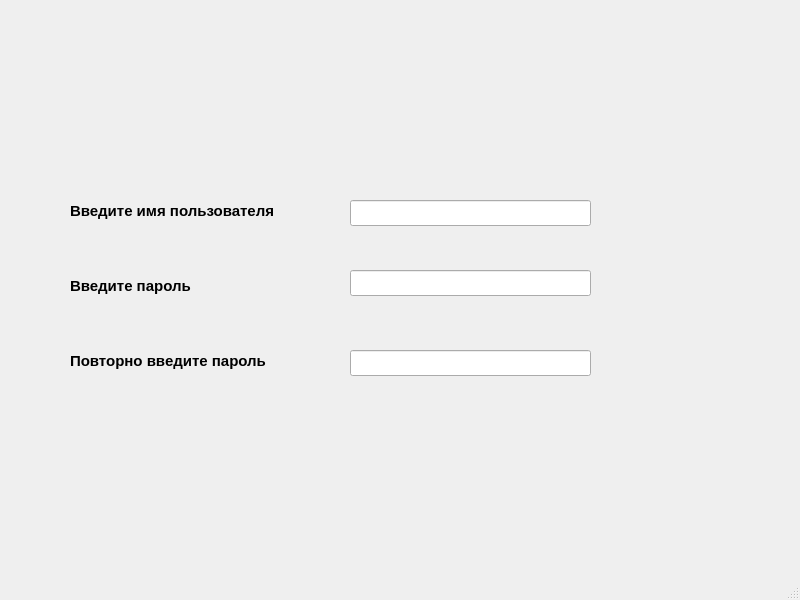
<?xml version="1.0" encoding="UTF-8"?>
<ui version="4.0">
 <class>MainWindow</class>
 <widget class="QMainWindow" name="MainWindow">
  <property name="geometry">
   <rect>
    <x>0</x>
    <y>0</y>
    <width>800</width>
    <height>600</height>
   </rect>
  </property>
  <property name="windowTitle">
   <string>MainWindow</string>
  </property>
  <widget class="QWidget" name="centralwidget">
   <widget class="QLineEdit" name="lineEdit">
    <property name="geometry">
     <rect>
      <x>350</x>
      <y>270</y>
      <width>241</width>
      <height>26</height>
     </rect>
    </property>
   </widget>
   <widget class="QLineEdit" name="lineEdit_2">
    <property name="geometry">
     <rect>
      <x>350</x>
      <y>350</y>
      <width>241</width>
      <height>26</height>
     </rect>
    </property>
   </widget>
   <widget class="QLabel" name="label">
    <property name="geometry">
     <rect>
      <x>70</x>
      <y>270</y>
      <width>201</width>
      <height>31</height>
     </rect>
    </property>
    <property name="font">
     <font>
      <pointsize>11</pointsize>
      <bold>true</bold>
     </font>
    </property>
    <property name="text">
     <string>Введите пароль</string>
    </property>
   </widget>
   <widget class="QLabel" name="label_2">
    <property name="geometry">
     <rect>
      <x>70</x>
      <y>340</y>
      <width>241</width>
      <height>41</height>
     </rect>
    </property>
    <property name="font">
     <font>
      <pointsize>11</pointsize>
      <bold>true</bold>
     </font>
    </property>
    <property name="text">
     <string>Повторно введите пароль</string>
    </property>
   </widget>
   <widget class="QLabel" name="label_3">
    <property name="geometry">
     <rect>
      <x>70</x>
      <y>190</y>
      <width>251</width>
      <height>41</height>
     </rect>
    </property>
    <property name="font">
     <font>
      <pointsize>11</pointsize>
      <bold>true</bold>
     </font>
    </property>
    <property name="text">
     <string>Введите имя пользователя</string>
    </property>
   </widget>
   <widget class="QLineEdit" name="lineEdit_3">
    <property name="geometry">
     <rect>
      <x>350</x>
      <y>200</y>
      <width>241</width>
      <height>26</height>
     </rect>
    </property>
   </widget>
  </widget>
  <widget class="QMenuBar" name="menubar">
   <property name="geometry">
    <rect>
     <x>0</x>
     <y>0</y>
     <width>800</width>
     <height>26</height>
    </rect>
   </property>
  </widget>
  <widget class="QStatusBar" name="statusbar"/>
 </widget>
 <resources/>
 <connections/>
</ui>
